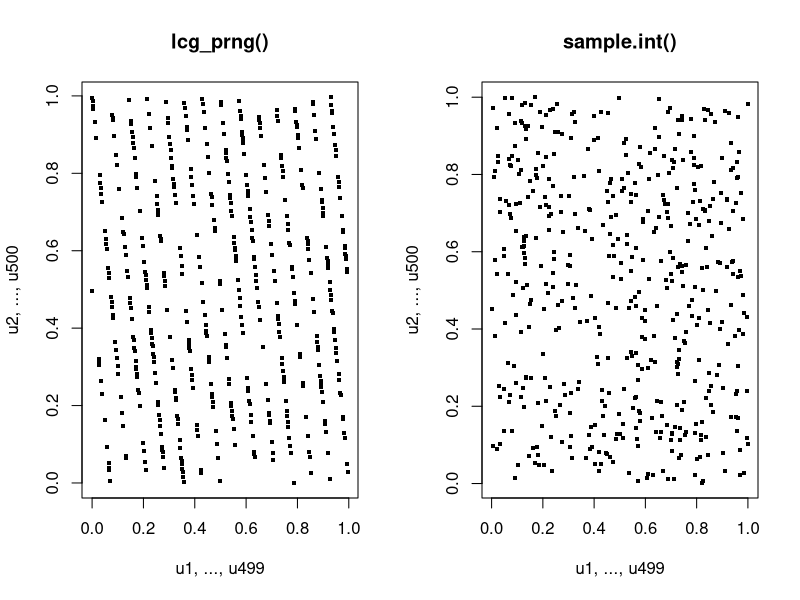

This chart was generated by the following R code:
# linear congruential generator (lcg)
lcg_prng <- function(n, y1, m, a, b) {
  
        seq <- y1
        count <- 1
        
        while(count<n){
                y_i <- (a* tail(seq,1) +b) %% m
                seq <- c(seq,y_i)
                count <- count+1
        
        }
        
        seq
}


lcg_prng(18, y1=1L, m=9L, a=4L, b=7L)

lcg_prng(18, y1=1L, m=9L, a=3L, b=3L)

lcg_prng(25, y1=1L, m=7, a=15, b=23)


par(mfrow=c(1,2))
m <- 2^11
x <- lcg_prng(500, y1=1, m=m, a=1017, b=1) 
plot(x[1:499]/m, x[2:500]/m, pch=".", cex=4, 
     xlab="u1, ..., u499", ylab="u2, ..., u500", main="lcg_prng()") 

# Vergleich mit R-Funktion sample.int(), siehe ?sample
x <- sample.int(m, 500)
plot(x[1:499]/m, x[2:500]/m, pch=".", cex=4,
     xlab="u1, ..., u499", ylab="u2, ..., u500", main="sample.int()")